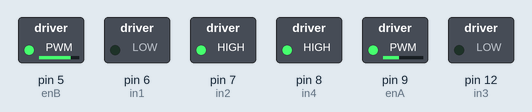
This sketch was run on a simulated Arduino Uno, built with avr-gcc and run on an emulated ATmega328P. Parts: switched loads named in the sketch (green lamp = pin HIGH).

Above: at 0.1 s.
Timing chart, 0 to 1.6 s (numbered marks = the images above):
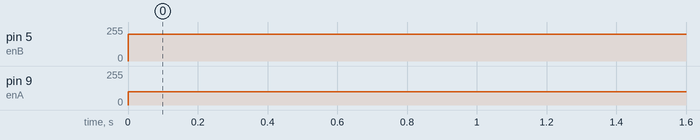

Measured:
- by itself, pin 5 (enB): 0/255 → 200/255 at 0.00 s
- by itself, pin 9 (enA): 0/255 → 100/255 at 0.00 s

The sketch:

motor_control_test_copy_.ino
```cpp
/*  Arduino DC Motor Control - PWM | H-Bridge | L298N  -  Example 01

    by Dejan Nedelkovski, www.HowToMechatronics.com
*/

#define enA 9
#define enB 5
#define in3 12
#define in4 8
#define in1 6
#define in2 7
#define button 4

int rotDirection = 0;
int pressed = false;

void setup() {
  pinMode(enA, OUTPUT);
  pinMode(in1, OUTPUT);
  pinMode(in2, OUTPUT);
  pinMode(enB, OUTPUT);
  pinMode(in3, OUTPUT);
  pinMode(in4, OUTPUT);
  // pinMode(button, INPUT);
  // Set initial rotation direction
  digitalWrite(in1, LOW);
  digitalWrite(in2, HIGH);
  digitalWrite(in3, LOW);
  digitalWrite(in4, HIGH);
}

void loop() {
  // int potValue = analogRead(A0); // Read potentiometer value
  // int pwmOutput = map(potValue, 0, 1023, 0 , 255); // Map the potentiometer value from 0 to 255
  analogWrite(enA, 100); // Send PWM signal to L298N Enable pin
  analogWrite(enB, 200);

  // // Read button - Debounce
  // if (digitalRead(button) == true) {
  //   pressed = !pressed;
  // }
  // while (digitalRead(button) == true);
  // delay(20);

  // If button is pressed - change rotation direction
  // if (pressed == true  & rotDirection == 0) {
    // digitalWrite(in1, HIGH);
    // digitalWrite(in2, LOW);
    // rotDirection = 1;
    // delay(20);
  // }
  // If button is pressed - change rotation direction
  // if (pressed == false & rotDirection == 1) {
  //   digitalWrite(in1, LOW);
  //   digitalWrite(in2, HIGH);
  //   rotDirection = 0;
  //   delay(20);
  // }
}
```
